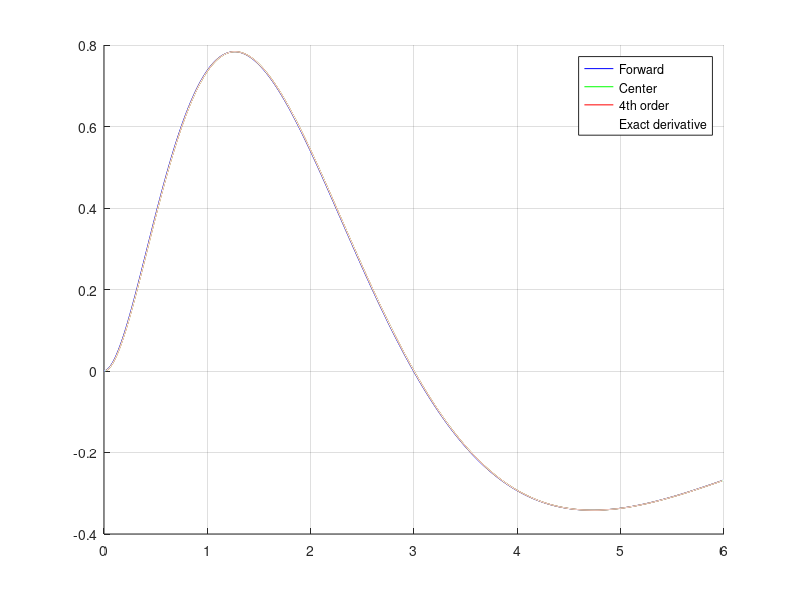

Source code (MATLAB):
%Juliano_Declan_ENG209_HW8
%11/2/2025
%ENG 209, HW 8, exercises:


%***************************************question 1********************************
%{
Using a uniform spacing of 0.01 estimate the derivative of 𝑓(𝑥) = 𝑥3𝑒−𝑥, from x = 0 to x = 6
%}

h=0.01;     % Uniform spacing amount
x=0:h:6;    % Range of x values

f = @(x) (x.^3).*exp(-x);    % The function to be estimated
fx = f(x);                   % The functions repsective y values
fwdDiff = (fx(2:end)-fx(1:end-1))/h;     % The estimation of the first derivative using forwards differencing
fwdDiffx = x(1:end-1);                   % The respective x values

centDiff = (fx(3:end)-fx(1:end-2))/(2*h);    % The estimation of the first derivative using centeral differencing
centDiffx = x(2:end-1);                      % The respective x values


h4Diff = (-fx(5:end)+8*fx(4:end-1)-8*fx(2:end-3)+fx(1:end-4))/(12*h);    % The estimation of the first derivative using 4th order difference
h4Diffx = (x(3:end-2));                                                  % The respective x values

actDiff = @(x)(3*x.^2).*exp(-x)+(x.^3).*-exp(-x);    % The actual differential
actDiffy = actDiff(x);                               % The respective y values

figure(1)
clf
hold on
plot(fwdDiffx,fwdDiff,'b')      % Plot forward difference
plot(centDiffx,centDiff,'g')    % Plot center difference
plot(h4Diffx,h4Diff,'r')        % Plot 4th order difference
plot(x,actDiffy,'w')            % Plot the actual derivative

% Enable legend and grid 
legend('Forward','Center','4th order','Exact derivative')
grid on

%***************************************question 5********************************
%{
Estimate ∫ ln 𝑥 𝑑𝑥 from 1 to 4 using a left-hand Riemann integral, simpson's rule and the trapazoidal rule.
using loops and vectorized math
%}

f= @(x) log(x); % Function

n = 20; % Number of intervals (must be even)
a = 1;  % Start
b = 4;  % End

h = (b-a)/(n);  % h value (distance between x values)
n = n+1;        % Gripe 1, Add 1 to n, so the functons have the proper number of indicies (they need to be odd). because matlab is idiotic and doesnt start at 0
x = linspace(a,b,n);    % x values spaced from a to b with n+1 (see above) numbers 


% ***Left hand Riemann sum***

% Looped
Lx = x(1:end-1);    % Localized x values
leftLoop = 0;       % Initialze leftLoop at 0

% For all values in Lx 
for i = Lx
    % Multiply the current function value by h and add to leftLoop
    leftLoop = leftLoop + f(i) * h;
end
fprintf('Using a looped Riemann sum from %i to %i gives %f\n',a,b,leftLoop)

% Add up all the rectangeles formed by f(Lx) * h
left=sum(f(Lx)*h); % Vectorization
fprintf('Using a vectorized Riemann sum from %i to %i gives %f\n',a,b,left)

% ***Simpson rule***

% Looped
Sx = x(1:end);  % Localized x values
simpLoop = 0;   % Initialze simpLoop at 0

% For all indices from 1 to Sx do the following
for i = 1:length(Sx)
    if(i == 1 || i == length(Sx))
        % If its the first or last element add the respective f(x)
        simpLoop = simpLoop + f(Sx(i));
    elseif mod(i, 2)
        % For odd indices, add 4 * f(x)
        simpLoop = simpLoop + 2 * f(Sx(i));

    else
        % For even indices, add 2 * f(x)
        simpLoop = simpLoop + 4 * f(Sx(i));
    end
end

% Apply the h/3 part of the simpson's rule
simpLoop = (h / 3) * simpLoop;
fprintf('Using a looped Simpson''s rule from %i to %i gives %f\n',a,b,simpLoop)


% Vectorized simpon's rule
coeffs = ones(1,n);                 % Make a vector of 1's with length n
coeffs(2:2:length(coeffs)-1)=4;     % Fill "even" indices with 4 (see Gripe 1 above) if matlab wasn't dumb then they would be odd
coeffs(3:2:length(coeffs)-2)=2;     % Fill "odd" indices with 2 (see Gripe 1 above) if matlab wasn't dumb then they would be even
simp=(h/3)*sum(coeffs.*f(Sx));      % Apply the simpson's rule
fprintf('Using a vectorized Simpson''s rule from %i to %i gives %f\n',a,b,simp)

% ***Trapezoidal***

% Looped 
Tx = x(1:end);  % Localized x values
trapLoop = 0;   % Initialze trapLoop at 0

% For all indices from 1 to Tx do the following
for i = 1:length(Tx)
    if(i == 1 || i == length(Tx))
        % If its the first or last element add the respective f(x)
        trapLoop = trapLoop + f(Tx(i));
    else
        % For every other element add 2 * f(x)
        trapLoop = trapLoop + 2 * f(Tx(i));
    end 
end

% Apply the h/2 part of the trapezoidal rule
trapLoop = (h/2)*trapLoop;
fprintf('Using a looped Trapezoidal rule from %i to %i gives %f\n',a,b,trapLoop)

% Vectorized    
coeffs = ones(1,n);             % Create a vector of 1's with length n
coeffs(2:end-1)=2;              % Fill the middle with 2's to make 1 2 2 2 ... 2 1 
trap = h/2*sum(coeffs.*f(Tx));  % Apply the trapezoidal rule
fprintf('Using a vectorized Trapezoidal rule from %i to %i gives %f\n',a,b,trap)